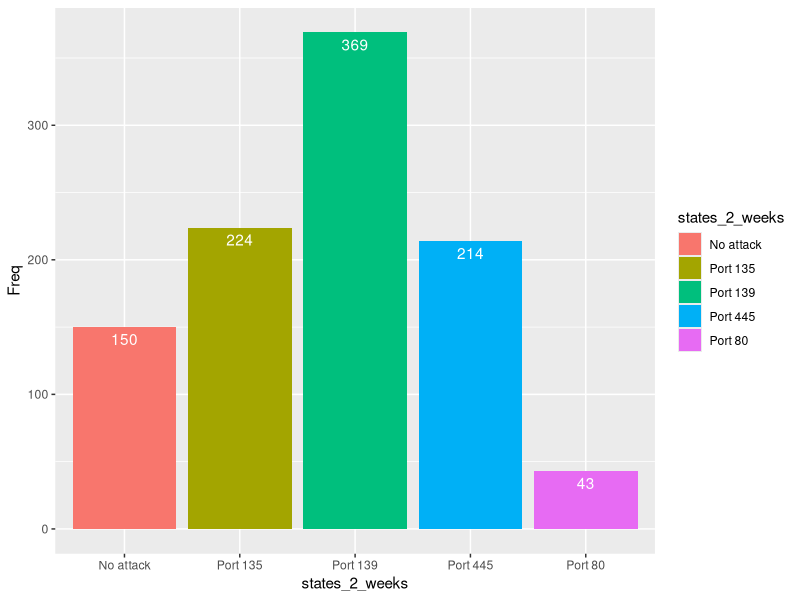

Write R code to recreate this figure.
# Suárez Pérez Juan Pablo
# 15 / 11 / 2022


# 2.26

# In computer security applications, a honeypot is a trap set on a network to
# detect and counteract computer hackers. Honeypot data are studied in Kimou
# et al. (2010) using Markov chains. The authors obtain honeypot data from a 
# cental database and observe attacks against four computer ports--80, 135, 
# 139, and 445--over 1 year. The ports are the states of Markov chain along
# with a state corresponding to no port is attacked. Weekly data are monitored, 
# and the port most often attacked the week is recorded. The estimated
# Markov transition matrix for weekly attacks is
p = matrix(c(0, 0, 0, 0, 1,
             0, 8/13, 3/13, 1/13, 1/13,
             1/16, 3/16, 3/8, 1/4, 1/8, 
             0, 1/11, 4/11, 5/11, 1/11,
             0, 1/8, 1/2, 1/8, 1/4), ncol = 5, byrow = T)
# a) Which are the least and most likely attacked ports after 2 weeks?
library(tidyverse)
library(ggplot2)
markov <- function(init,mat,n,labels) { 
  if (missing(labels)) labels <- 1:length(init)
  simlist <- numeric(n+1)
  states <- 1:length(init)
  simlist[1] <- sample(states,1,prob=init)
  for (i in 2:(n+1)) 
  { simlist[i] <- sample(states,1,prob=mat[simlist[i-1],]) }
  labels[simlist]
}
init = c(0, 0, 0, 0, 1)
n <- 2
labels <- c('Port 80', 'Port 135', 'Port 139', 'Port 445', 'No attack')
trials <- 1000
res <- replicate(trials, markov(mat = p, init = init,
                                n = n, labels = labels))
states_2_weeks <- res[3,]
counts <- as.data.frame(table(states_2_weeks))
print(ggplot(counts, aes(x=states_2_weeks, y=Freq, fill=states_2_weeks)) +
  geom_bar(stat = "identity") + 
  geom_text(aes(label = Freq), vjust = 1.5, color = "white") +
  labs(cat("Attacked ports after 2 weeks (", trials, " trials )")))
cat("\nThe most port 139, the least port 80")
# b) Find the long-term distribution of attacked ports.
error <- 10 ** -8
i <- 1
A_n_1 <- p
number_entries <- dim(p)[1] * dim(p)[2]
flag <- TRUE
while (flag) {
  A_n <- A_n_1 %*% p
  aux_mat <- A_n - A_n_1
  aux_count <- length(aux_mat[abs(aux_mat) < error])
  if (aux_count == number_entries) {
    flag <- FALSE
  }
  else {
    i <- i + 1
    A_n_1 <- A_n
  }
}
cat("\nIn", i, "iterations, the matrix transition converges to the following matrix:\n")
print(A_n)